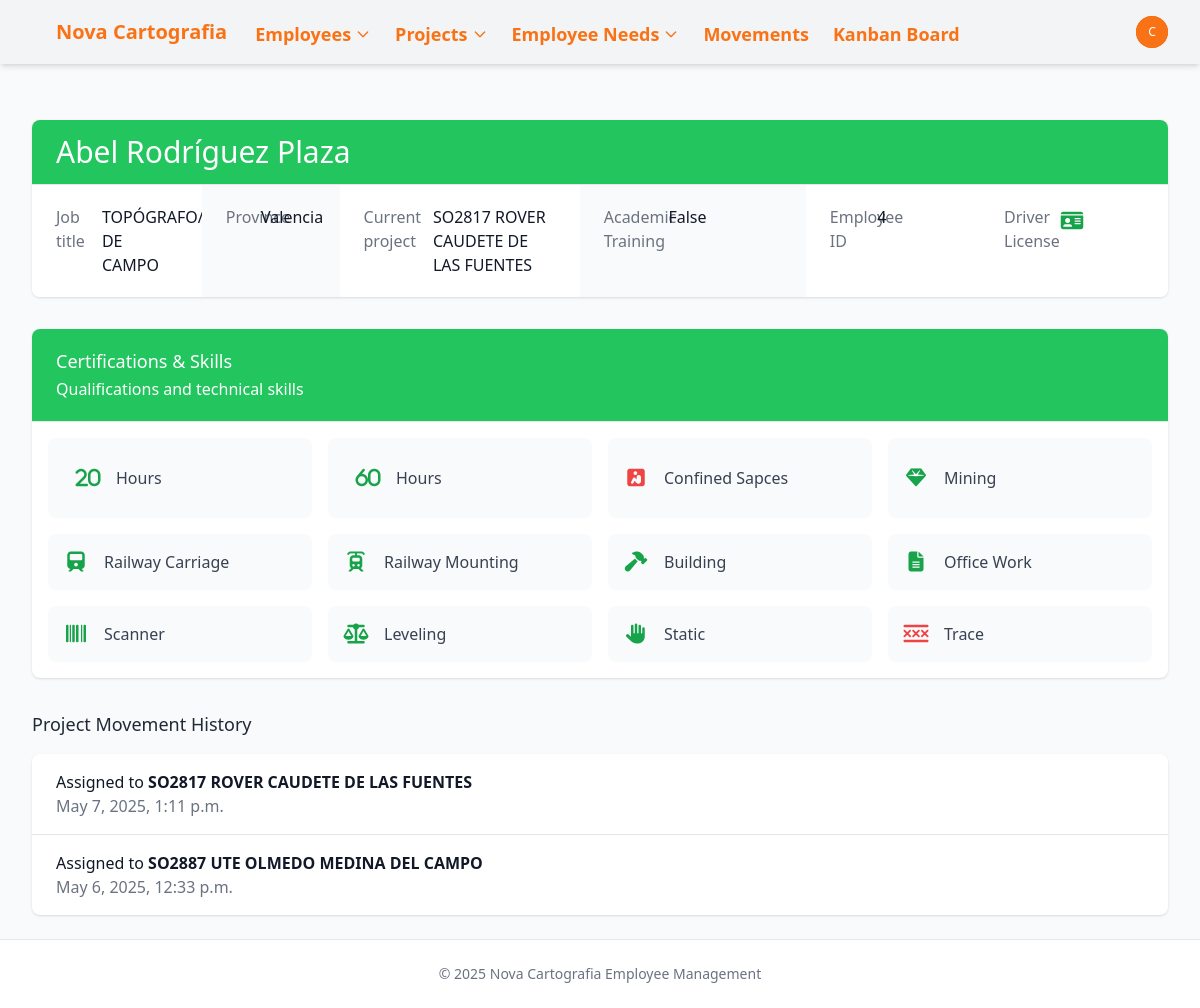
/employees/4/ (signed in), run on an earlier commit of the app's database.
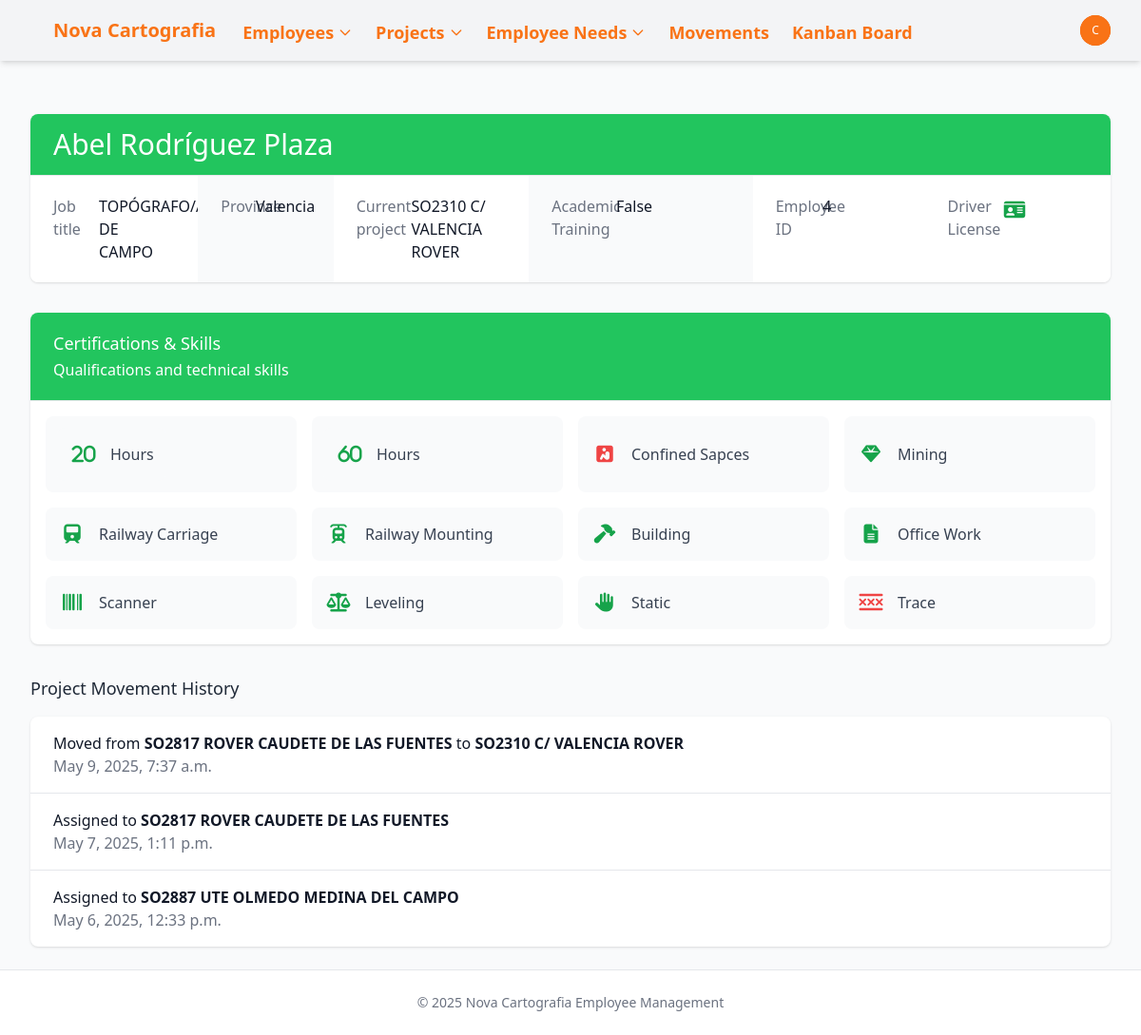
And on a later commit of the database.
### novacartografia_employee_management/models.py (models this page shows, shortened)
class Employee(models.Model):
    name = models.CharField(max_length=100)
    job = models.CharField(max_length=100)
    project_id = models.ForeignKey(Project, on_delete=models.SET_NULL, related_name='employee_set', blank=True, null=True)
    state = models.CharField(max_length=50, default='valencia',
            choices=[
                ('alava', 'Álava'),
                ('albacete', 'Albacete'),
                ('alicante', 'Alicante'),
                ('almeria', 'Almería'),
                ('asturias', 'Asturias'),
                ('avila', 'Ávila'),
                ('badajoz', 'Badajoz'),
                ('barcelona', 'Barcelona'),
                ('burgos', 'Burgos'),
                ('caceres', 'Cáceres'),
                ('cadiz', 'Cádiz'),
                ('cantabria', 'Cantabria'),
                ('castellon', 'Castellón'),
                ('ceuta', 'Ceuta'),
                ('ciudad_real', 'Ciudad Real'),
                ('cordoba', 'Córdoba'),
                ('cuenca', 'Cuenca'),
                ('gerona', 'Gerona'),
                ('granada', 'Granada'),
                ('guadalajara', 'Guadalajara'),
                ('guipuzcoa', 'Guipúzcoa'),
                ('huelva', 'Huelva'),
                ('huesca', 'Huesca'),
                ('islas_baleares', 'Islas Baleares'),
                ('jaen', 'Jaén'),
                ('la_coruna', 'La Coruña'),
                ('la_rioja', 'La Rioja'),
                ('las_palmas', 'Las Palmas'),
                ('leon', 'León'),
                ('lerida', 'Lérida'),
                ('lugo', 'Lugo'),
                ('madrid', 'Madrid'),
                ('malaga', 'Málaga'),
                ('melilla', 'Melilla'),
                ('murcia', 'Murcia'),
                ('navarra', 'Navarra'),
                ('orense', 'Orense'),
                ('palencia', 'Palencia'),
                ('pontevedra', 'Pontevedra'),
                ('salamanca', 'Salamanca'),
                ('santa_cruz_de_tenerife', 'Santa Cruz de Tenerife'),
                ('segovia', 'Segovia'),
                ('sevilla', 'Sevilla'),
                ('soria', 'Soria'),
                ('tarragona', 'Tarragona'),
                ('teruel', 'Teruel'),
                ('toledo', 'Toledo'),
                ('valencia', 'Valencia'),
                ('valladolid', 'Valladolid'),
                ('vizcaya', 'Vizcaya'),
                ('zamora', 'Zamora'),
                ('zaragoza', 'Zaragoza'),])
    academic_training = models.CharField(max_length=100, blank=True, null=True)
    driver_license = models.BooleanField(default=False)
    twenty_hours = models.BooleanField(default=False)
    sixty_hours = models.BooleanField(default=False)
    confine = models.BooleanField(default=False)
    mining = models.BooleanField(default=False)
    railway_carriage = models.BooleanField(default=False)
    railway_mounting = models.BooleanField(default=False)
    building = models.BooleanField(default=False)
    office_work = models.BooleanField(default=False)
    scanner = models.BooleanField(default=False)
    leveling = models.BooleanField(default=False)
    static = models.BooleanField(default=False)
    drag = models.BooleanField(default=False)

class Project(models.Model):
    PROJECT_TYPES = [
        ('obra', 'Obra'),
        ('proyecto', 'Proyecto'),
    ]
    name = models.CharField(max_length=100)
    type = models.CharField(max_length=50, choices=PROJECT_TYPES, default='proyecto')
    description = models.TextField(blank=True, null=True)

class ProjectMovementLine(models.Model):
    project = models.ForeignKey(Project, on_delete=models.CASCADE, related_name='movements')
    employee = models.ForeignKey(Employee, on_delete=models.CASCADE, related_name='project_movements')
    date = models.DateTimeField(default=timezone.now)
    previous_project = models.ForeignKey(
        Project,
        on_delete=models.SET_NULL,
        null=True,
        blank=True,
        related_name='outgoing_movements'
    )
    class Meta:
        ordering = ['-date']  # Most recent movements first

### novacartografia_employee_management/views.py (the view)
# urls.py: path('employees/<int:pk>/', views.employee_detail, name='employee_detail'),
@login_required
def employee_detail(request, pk):
    employee = get_object_or_404(Employee, pk=pk)
    project_movements = employee.project_movements.all().order_by('-date')[:5]  # Get the last 5 movements
    context = {
        'employee': employee,
        'movements': project_movements,
    }
    return render(request, 'novacartografia_employee_management/employee_detail.html', context)

### templates/novacartografia_employee_management/employee_detail.html (shortened to what the changed rows need)
{% extends "base.html" %}
{% block content %}
<div class="bg-white shadow overflow-hidden sm:rounded-lg">
    <div class="px-4 py-5 sm:px-6 bg-primary-600 {% if 'TOPÓGRAFO' in employee.job  %} bg-green-500 {% elif 'Auxiliar' in employee.job %} bg-yellow-400 {% elif 'Piloto' in employee.job %}bg-indigo-500 {% else %} bg-orange-500 {% endif %}">
        <h1 class="text-3xl leading-6 font-medium text-gray-700 {% if 'Auxiliar' in employee.job %} {% else %} text-white {% endif %}">
            <a href="{% url 'employee_update' employee.id %}" class="text-primary-600 hover:text-primary-800">
                {{ employee.name }}
            </a>
        </h1>
    </div>
    <div class="border-t border-gray-200">
        <div class="flex">
            <div class="bg-white px-4 py-5 sm:grid sm:grid-cols-3 sm:gap-4 sm:px-6">
                <dt class="text-base font-medium text-gray-500">Job title</dt>
                <dd class="mt-1 text-base text-gray-900 sm:mt-0 sm:col-span-2">{{ employee.job }}</dd>
            </div>
            <div class="bg-gray-50 px-4 py-5 sm:grid sm:grid-cols-3 sm:gap-4 sm:px-6">
                <dt class="text-base font-medium text-gray-500">Province</dt>
                <dd class="mt-1 text-base text-gray-900 sm:mt-0 sm:col-span-2">{{ employee.get_state_display }}</dd>
            </div>
            <div class="bg-white px-4 py-5 sm:grid sm:grid-cols-3 sm:gap-4 sm:px-6">
                <dd class="mt-1 text-base text-gray-900 sm:mt-0 sm:col-span-2">
                    {% if employee.project_id %}
                        <a href="{% url 'project_detail' employee.project_id.id %}" class="text-primary-600 hover:text-primary-800">
                            {{ employee.project_id.name }}
                        </a>
                    {% else %}
                        <span class="text-gray-500 italic">No project assigned</span>
                    {% endif %}
                </dd>
            </div>
            <div class="bg-gray-50 px-4 py-5 sm:grid sm:grid-cols-3 sm:gap-4 sm:px-6">
                <dt class="text-base font-medium text-gray-500">Academic Training</dt>
                <dd class="mt-1 text-base text-gray-900 sm:mt-0 sm:col-span-2">
                    {{ employee.academic_training|default:"Not specified" }}
                </dd>
            </div>
            <div class="bg-white px-4 py-5 sm:grid sm:grid-cols-3 sm:gap-4 sm:px-6">
                <dt class="text-base font-medium text-gray-500">Employee ID</dt>
                <dd class="mt-1 text-base text-gray-900 sm:mt-0 sm:col-span-2">{{ employee.id }}</dd>
            </div>
        </div>
    </div>
</div>
{% if movements %}
<div class="mt-8">
    <div class="bg-white shadow overflow-hidden sm:rounded-lg">
        <ul class="divide-y divide-gray-200">
            {% for movement in movements %}
            <li class="px-4 py-4 sm:px-6">
                <div class="flex items-center">
                    <div class="min-w-0 flex-1">
                        <p class="text-base font-medium text-gray-900 truncate">
                            {% if movement.previous_project %}
                                Moved from <span class="font-semibold">{{ movement.previous_project.name }}</span> to
                                <span class="font-semibold">{{ movement.project.name }}</span>
                            {% else %}
                                Assigned to <span class="font-semibold">{{ movement.project.name }}</span>
                            {% endif %}
                        </p>
                        <p class="text-base text-gray-500">
                            {{ movement.date|date:"F j, Y, g:i a" }}
                        </p>
                    </div>
                </div>
            </li>
            {% endfor %}
        </ul>
    </div>
</div>
{% endif %}
{% endblock %}

What changed in the data, as far as the page shows it:
changed Employee "Abel Rodríguez Plaza": project_id.name "SO2817 ROVER CAUDETE DE LAS FUENTES" → "SO2310 C/ VALENCIA ROVER"
added ProjectMovementLine: previous_project.name "SO2817 ROVER CAUDETE DE LAS FUENTES", project.name "SO2310 C/ VALENCIA ROVER", date "May 9, 2025, 7:37 a.m."
